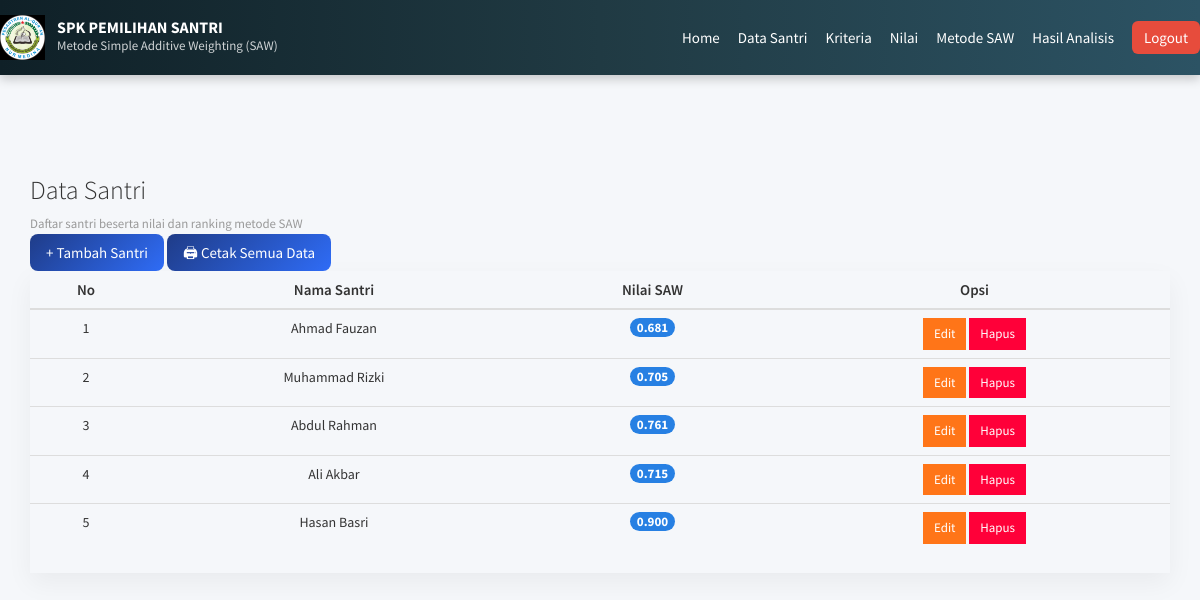
The app's page /admin/alternatif.php (signed in) with its own data.
### tables this page shows
CREATE TABLE `tbl_alternatif` (
  `id_alternatif` int(11) NOT NULL,
  `nama_alternatif` varchar(50) NOT NULL,
  `nilai_saw` double NOT NULL,
  `ranking` int(11) NOT NULL
);

### admin/alternatif.php (the view, shortened to what this page needs)
<?php include 'header.php';?>
<div class="container mt-4">
    <div class="d-flex justify-content-between align-items-center mb-4">
        <div>
            <h3 class="fw-bold">Data Santri</h3>
            <small class="text-muted">Daftar santri beserta nilai dan ranking metode SAW</small>
        </div>
        <a href="alternatifaksi.php?aksi=tambah" class="btn btn-modern">
            + Tambah Santri
        </a>
        <a href="cetak_alternatif.php" target="_blank" class="btn btn-modern">
            🖨 Cetak Semua Data
        </a>
    </div>
    <div class="card shadow-sm border-0 rounded-4">
        <div class="card-body">
            <div class="table-responsive">
                <table class="table table-hover align-middle text-center">
                    <thead class="table-primary">
                    <tr>
                        <th class="text-center">No</th>
                        <th class="text-center">Nama Santri</th>
                        <th class="text-center">Nilai SAW</th>
                        <th class="text-center">Opsi</th>
                    </tr>
                    </thead>
                    <tbody>
                        <?php
                        $data = mysqli_query($koneksi, "SELECT * FROM tbl_alternatif ORDER BY id_alternatif");
                        $no = 1;
                        while ($a = mysqli_fetch_array($data)) {
                        ?>
                        <tr>
                            <td><?php echo $no++; ?></td>
                            <td class="fw-semibold text-center"><?php echo $a['nama_alternatif']; ?></td>
                            <td class="text-center">
                                <span class="badge bg-success px-3 py-2">
                                    <?php echo number_format($a['nilai_saw'], 3); ?>
                                </span>
                            </td>
                            <td class="text-center">
                                <a href="alternatifaksi.php?id_alternatif=<?php echo $a['id_alternatif']; ?>&aksi=ubah"
                                   class="btn btn-warning btn-sm rounded-pill px-3">
                                    Edit
                                </a>
                                <a href="alternatifproses.php?id_alternatif=<?php echo $a['id_alternatif']; ?>&proses=proseshapus"
                                   class="btn btn-danger btn-sm rounded-pill px-3"
                                   onclick="return confirm('Yakin ingin menghapus data ini?')">
                                    Hapus
                                </a>
                            </td>
                        </tr>
                        <?php } ?>
                    </tbody>
                </table>
            </div>
        </div>
    </div>
</div>

### admin/alternatif.php (style rules this page uses)
body { background: #f5f7fa; }
.card { box-shadow: 0 10px 25px rgba(0,0,0,0.05); }
table th { font-size: 15px; font-weight: 600; }
table td { font-size: 14px; }
.btn-modern { background: linear-gradient(135deg, #1f3c88, #2f6cf6); color: #fff; border: none; border-radius: 8px; padding: 8px 16px; font-weight: 500; }

### records on screen
tbl_alternatif: nama_alternatif "Ahmad Fauzan", nilai_saw "0.681"
tbl_alternatif: nama_alternatif "Muhammad Rizki", nilai_saw "0.705"
tbl_alternatif: nama_alternatif "Abdul Rahman", nilai_saw "0.761"
tbl_alternatif: nama_alternatif "Ali Akbar", nilai_saw "0.715"
tbl_alternatif: nama_alternatif "Hasan Basri", nilai_saw "0.900"
